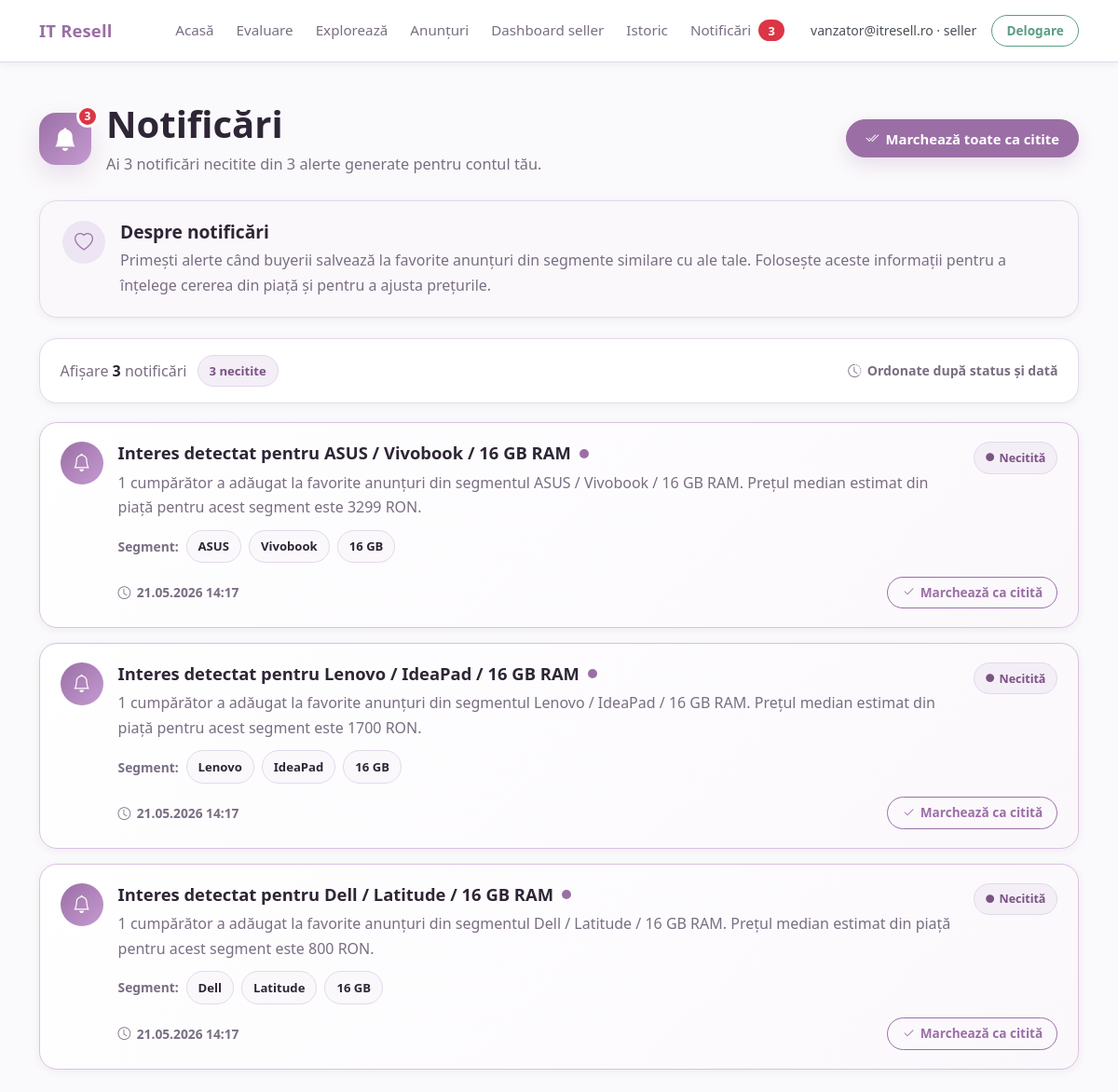
Page /notifications (signed in) on the committed database.
### app/models.py (models this page shows, shortened)
class User(UserMixin, db.Model):
    __tablename__ = "users"
    ROLE_ADMIN = "admin"
    ROLE_SELLER = "seller"
    ROLE_BUYER = "buyer"
    id = db.Column(db.Integer, primary_key=True)
    email = db.Column(db.String(255), unique=True, nullable=False, index=True)
    password_hash = db.Column(db.String(255), nullable=False)
    role = db.Column(db.String(20), nullable=False, default=ROLE_BUYER, index=True)
    created_at = db.Column(db.DateTime, default=utc_now, nullable=False)
    evaluations = db.relationship("EvaluationResult", backref="user", lazy=True)
    listings = db.relationship("Listing", backref="user", lazy=True)
    favorites = db.relationship(
        "Favorite",
        backref="user",
        lazy=True,
        cascade="all, delete-orphan",
    )
    notifications = db.relationship(
        "Notification",
        backref="user",
        lazy=True,
        cascade="all, delete-orphan",
    )
    @property
    def is_admin(self):
        return self.role == self.ROLE_ADMIN
    @property
    def is_seller(self):
        return self.role == self.ROLE_SELLER

class Notification(db.Model):
    __tablename__ = "notifications"
    id = db.Column(db.Integer, primary_key=True)
    user_id = db.Column(db.Integer, db.ForeignKey("users.id"), nullable=False, index=True)
    type = db.Column(db.String(50), nullable=False, default="generic", index=True)
    title = db.Column(db.String(255), nullable=False)
    message = db.Column(db.Text, nullable=False)
    brand = db.Column(db.String(100), nullable=True, index=True)
    model_family = db.Column(db.String(100), nullable=True, index=True)
    ram_gb = db.Column(db.Integer, nullable=True, index=True)
    is_read = db.Column(db.Boolean, nullable=False, default=False, index=True)
    created_at = db.Column(db.DateTime, default=utc_now, nullable=False)
    read_at = db.Column(db.DateTime, nullable=True)

### app/routes.py (the view)
@main_bp.route("/notifications")
@role_required(User.ROLE_SELLER)
def notifications():
    rows = list_user_notifications(current_user.id, limit=100)
    return render_template("notifications.html", rows=rows)

### app/models.py (called while the page is built)
@login_manager.user_loader
def load_user(user_id):
    try:
        return db.session.get(User, int(user_id))
    except (TypeError, ValueError):
        return None

### app/routes.py (called while the page is built)
def role_required(*allowed_roles):
    def decorator(view_func):
        @wraps(view_func)
        @login_required
        def wrapped_view(*args, **kwargs):
            if current_user.role not in allowed_roles:
                flash("Nu ai permisiunea să accesezi această pagină.", "danger")
                return redirect(url_for("main.index"))
            return view_func(*args, **kwargs)
        return wrapped_view
    return decorator

@main_bp.app_context_processor
def inject_notification_counts():
    unread_notifications_count = 0
    if current_user.is_authenticated and current_user.is_seller:
        unread_notifications_count = count_unread_notifications(current_user.id)
    return {
        "unread_notifications_count": unread_notifications_count,
    }

### app/services.py (called while the page is built)
def _notification_to_item(row):
    return {
        "id": row.id,
        "type": row.type,
        "title": row.title,
        "message": row.message,
        "brand": row.brand,
        "model_family": row.model_family,
        "ram_gb": row.ram_gb,
        "is_read": row.is_read,
        "created_at": row.created_at,
        "read_at": row.read_at,
    }

def list_user_notifications(user_id, limit=50):
    rows = (
        Notification.query
        .filter_by(user_id=user_id)
        .order_by(Notification.is_read.asc(), Notification.created_at.desc())
        .limit(limit)
        .all()
    )
    return [_notification_to_item(row) for row in rows]

def count_unread_notifications(user_id):
    return (
        Notification.query
        .filter_by(user_id=user_id, is_read=False)
        .count()
    )

### app/templates/notifications.html (shortened to what this page needs)
{% extends "base.html" %}
{% block content %}
{% set stats = namespace(unread=0, read=0) %}
{% for row in rows %}
    {% if row.is_read %}
        {% set stats.read = stats.read + 1 %}
    {% else %}
        {% set stats.unread = stats.unread + 1 %}
    {% endif %}
{% endfor %}
<div class="notifications-page-header">
    <div class="notifications-header-row">
        <div class="notifications-title-wrap">
            <div class="notifications-title-icon">
                <i class="bi bi-bell-fill"></i>
                {% if stats.unread > 0 %}
                    <span class="notifications-title-dot">{{ stats.unread }}</span>
                {% endif %}
            </div>
            <div>
                <h1 class="notifications-page-title">Notificări</h1>
                <p class="notifications-page-subtitle">
                    Ai {{ stats.unread }} notificări necitite din {{ rows|length }} alerte generate pentru contul tău.
                </p>
            </div>
        </div>
        {% if rows and stats.unread > 0 %}
            <form method="post" action="{{ url_for('main.mark_all_notifications_read_route') }}">
                <button type="submit" class="btn btn-primary notifications-main-btn">
                    <i class="bi bi-check2-all"></i>
                    Marchează toate ca citite
                </button>
            </form>
        {% endif %}
    </div>
</div>
<div class="notifications-info-card">
    <div class="notifications-info-icon">
        <i class="bi bi-heart"></i>
    </div>
    <div>
        <h2>Despre notificări</h2>
        <p>
            Primești alerte când buyerii salvează la favorite anunțuri din segmente similare cu ale tale.
            Folosește aceste informații pentru a înțelege cererea din piață și pentru a ajusta prețurile.
        </p>
    </div>
</div>
{% if rows %}
    <div class="notifications-summary-bar">
        <div class="notifications-summary-left">
            <span>Afișare <strong>{{ rows|length }}</strong> notificări</span>
            {% if stats.unread > 0 %}
                <span class="notifications-summary-pill notifications-summary-pill--unread">
                    {{ stats.unread }} necitite
                </span>
            {% endif %}
        </div>
        <span class="notifications-static-info">
            <i class="bi bi-clock-history"></i>
            Ordonate după status și dată
        </span>
    </div>
    <div class="notifications-list">
        {% for row in rows %}
            <article class="notification-card {% if not row.is_read %}notification-card--unread{% else %}notification-card--read{% endif %}">
                <div class="notification-card-icon">
                    <i class="bi bi-bell"></i>
                </div>
                <div class="notification-card-body">
                    <div class="notification-card-top">
                        <div class="notification-card-main">
                            <div class="notification-card-title-row">
                                <h2>{{ row.title }}</h2>
                                {% if not row.is_read %}
                                    <span class="notification-unread-dot" title="Notificare necitită"></span>
                                {% endif %}
                            </div>
                            <p class="notification-card-message">
                                {{ row.message }}
                            </p>
                        </div>
                        <div class="notification-card-status">
                            {% if row.is_read %}
                                <span class="notification-status-pill notification-status-pill--read">
                                    <i class="bi bi-check2"></i>
                                    Citită
                                </span>
                            {% else %}
                                <span class="notification-status-pill notification-status-pill--unread">
                                    <i class="bi bi-circle-fill"></i>
                                    Necitită
                                </span>
                            {% endif %}
                        </div>
                    </div>
                    <div class="notification-segment-row">
                        <span class="notification-segment-label">Segment:</span>
                        <span class="notification-segment-pill">{{ row.brand or "-" }}</span>
                        <span class="notification-segment-pill">{{ row.model_family or "-" }}</span>
                        <span class="notification-segment-pill">{{ row.ram_gb or "-" }} GB</span>
                    </div>
                    <div class="notification-card-bottom">
                        <div class="notification-date">
                            <i class="bi bi-clock"></i>
                            {{ row.created_at.strftime("%d.%m.%Y %H:%M") if row.created_at else "-" }}
                        </div>
                        {% if not row.is_read %}
                            <form method="post" action="{{ url_for('main.mark_notification_read', notification_id=row.id) }}">
                                <button type="submit" class="btn btn-sm btn-outline-primary notification-read-btn">
                                    <i class="bi bi-check2"></i>
                                    Marchează ca citită
                                </button>
                            </form>
                        {% else %}
                            {% if row.read_at %}
                                <div class="notification-read-date">
                                    Citită la {{ row.read_at.strftime("%d.%m.%Y %H:%M") }}
                                </div>
                            {% endif %}
                        {% endif %}
                    </div>
                </div>
            </article>
        {% endfor %}
    </div>
{% endif %}
{% endblock %}

### app/templates/base.html (shortened to what this page needs)
<!doctype html>
<html lang="ro">
<head>
    <link href="https://cdn.jsdelivr.net/npm/bootstrap@5.3.3/dist/css/bootstrap.min.css" rel="stylesheet">
    <link href="https://cdn.jsdelivr.net/npm/bootstrap-icons@1.11.3/font/bootstrap-icons.min.css" rel="stylesheet">
    <link href="{{ url_for('static', filename='css/main.css') }}" rel="stylesheet">
</head>
<body>
    <nav class="navbar navbar-expand-lg navbar-light bg-body-tertiary">
        <div class="container">
            <a class="navbar-brand" href="{{ url_for('main.index') }}">IT Resell</a>
            <div class="collapse navbar-collapse" id="mainNavbar">
                <div class="navbar-nav ms-auto align-items-lg-center">
                    <a class="nav-link" href="{{ url_for('main.index') }}">Acasă</a>
                    <a class="nav-link" href="{{ url_for('main.evaluate') }}">Evaluare</a>
                    <a class="nav-link" href="{{ url_for('main.explore') }}">Explorează</a>
                    <a class="nav-link" href="{{ url_for('main.listings') }}">Anunțuri</a>
                    {% if current_user.is_authenticated %}
                        {% if current_user.is_admin %}
                            <a class="nav-link" href="{{ url_for('main.admin_dashboard') }}">Dashboard admin</a>
                            <a class="nav-link" href="{{ url_for('main.admin_analytics') }}">Analiză date</a>
                            <a class="nav-link" href="{{ url_for('main.admin_history') }}">Istoric global</a>
                        {% elif current_user.is_seller %}
                            <a class="nav-link" href="{{ url_for('main.profile') }}">Dashboard seller</a>
                            <a class="nav-link" href="{{ url_for('main.history') }}">Istoric</a>
                            <a class="nav-link d-flex align-items-center gap-2" href="{{ url_for('main.notifications') }}">
                                Notificări
                                {% if unread_notifications_count > 0 %}
                                    <span class="badge rounded-pill text-bg-danger">{{ unread_notifications_count }}</span>
                                {% endif %}
                            </a>
                        {% elif current_user.is_buyer %}
                            <a class="nav-link" href="{{ url_for('main.history') }}">Istoric</a>
                            <a class="nav-link" href="{{ url_for('main.favorites') }}">Favorite</a>
                        {% endif %}
                        <span class="navbar-text text-light-emphasis ms-lg-3 me-lg-2 small">
                            {{ current_user.email }} · {{ current_user.role }}
                        </span>
                        <form method="post" action="{{ url_for('auth.logout') }}" class="d-inline ms-lg-2">
                            <button type="submit" class="btn btn-sm btn-outline-success">Delogare</button>
                        </form>
                    {% else %}
                        <a class="nav-link" href="{{ url_for('auth.login') }}">Autentificare</a>
                        <a class="nav-link" href="{{ url_for('auth.register') }}">Înregistrare</a>
                    {% endif %}
                </div>
            </div>
        </div>
    </nav>
    <div class="container pt-3">
    </div>
    <main class="container py-4">
        {% block content %}{% endblock %}
    </main>
</body>
</html>

### rows in the picture
User: email "vanzator@itresell.ro", role "seller"
Notification: title "Interes detectat pentru ASUS / Vivobook / 16 GB RAM", message "1 cumpărător a adăugat la favorite anunțuri din segmentul ASUS / Vivobook / 16 GB RAM. Prețul median estimat din piață pentru acest segment este 3299 RON.", brand "ASUS", model_family "Vivobook", ram_gb "16", created_at "21.05.2026 14:17"
Notification: title "Interes detectat pentru Lenovo / IdeaPad / 16 GB RAM", message "1 cumpărător a adăugat la favorite anunțuri din segmentul Lenovo / IdeaPad / 16 GB RAM. Prețul median estimat din piață pentru acest segment este 1700 RON.", brand "Lenovo", model_family "IdeaPad", ram_gb "16", created_at "21.05.2026 14:17"
Notification: title "Interes detectat pentru Dell / Latitude / 16 GB RAM", message "1 cumpărător a adăugat la favorite anunțuri din segmentul Dell / Latitude / 16 GB RAM. Prețul median estimat din piață pentru acest segment este 800 RON.", brand "Dell", model_family "Latitude", ram_gb "16", created_at "21.05.2026 14:17"

### other values in the picture
{{ unread_notifications_count }} "3"
{{ stats.unread }} "3"
{{ rows|length }} "3"
